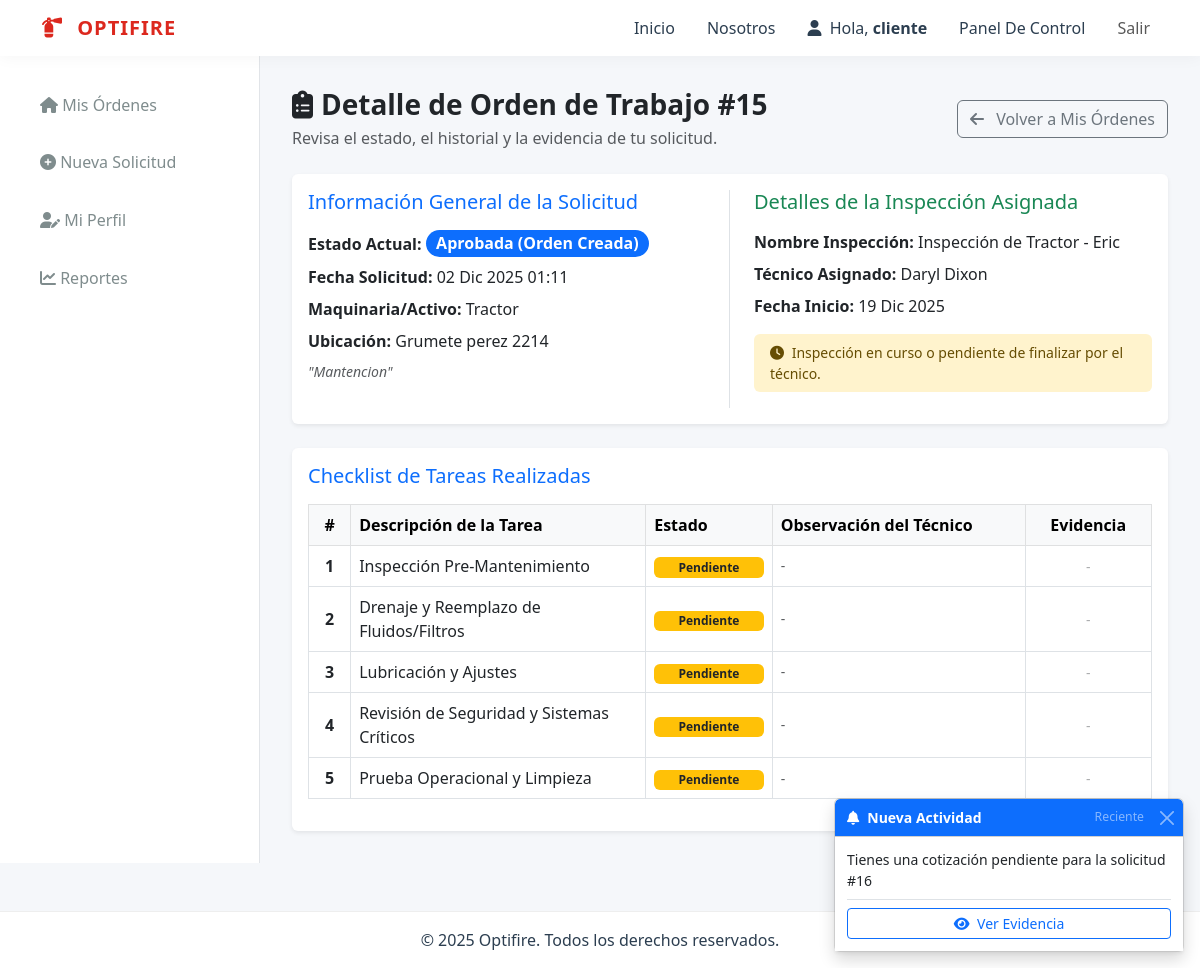
Page /usuarios/solicitud/detalle/15/ (signed in) on the committed database.
### usuarios/models.py (models this page shows, shortened)
class SolicitudInspeccion(models.Model):
    cliente = models.ForeignKey(User, on_delete=models.CASCADE, related_name='solicitudes_enviadas')
    nombre_cliente = models.CharField(max_length=100)
    apellido_cliente = models.CharField(max_length=100, blank=True, null=True)
    direccion = models.CharField(max_length=255)
    telefono = models.CharField(max_length=20)
    maquinaria = models.TextField(verbose_name="Maquinaria / Servicio")
    observaciones_cliente = models.TextField(blank=True, null=True)
    monto_cotizacion = models.DecimalField(max_digits=10, decimal_places=0, null=True, blank=True)
    detalle_cotizacion = models.TextField(blank=True, null=True)
    tecnico_preasignado = models.ForeignKey(User, on_delete=models.SET_NULL, null=True, blank=True, related_name='solicitudes_preasignadas', limit_choices_to={'groups__name': Roles.TECNICO})
    plantilla_preasignada = models.ForeignKey(PlantillaInspeccion, on_delete=models.SET_NULL, null=True, blank=True, related_name='solicitudes_preasignadas')
    nombre_inspeccion_preasignado = models.CharField(max_length=200, blank=True, null=True)
    fecha_programada_preasignada = models.DateField(null=True, blank=True)
    fecha_programada = models.DateField(null=True, blank=True)
    fecha_solicitud = models.DateTimeField(auto_now_add=True)
    estado = models.CharField(
        max_length=20,
        choices=EstadoSolicitud.choices,
        default=EstadoSolicitud.PENDIENTE
    )
    motivo_rechazo = models.TextField(blank=True, null=True)

class Inspeccion(models.Model):
    solicitud = models.OneToOneField(
        SolicitudInspeccion,
        on_delete=models.CASCADE,
        related_name='inspeccion', # Nombre más corto y directo
        null=True, blank=True
    )
    tecnico = models.ForeignKey(
        User,
        on_delete=models.PROTECT,
        related_name='inspecciones_asignadas',
        limit_choices_to={'groups__name': Roles.TECNICO} # Solo permite elegir técnicos
    )
    plantilla_base = models.ForeignKey(PlantillaInspeccion, on_delete=models.SET_NULL, null=True, blank=True)
    nombre_inspeccion = models.CharField(max_length=200)
    fecha_creacion = models.DateTimeField(auto_now_add=True)
    fecha_programada = models.DateField(null=True, blank=True)
    fecha_finalizacion = models.DateTimeField(null=True, blank=True)
    comentarios_generales = models.TextField(blank=True, null=True)
    estado = models.CharField(
        max_length=20,
        default=EstadoInspeccion.ASIGNADA,
        choices=EstadoInspeccion.choices
    )
    class Meta:
        indexes = [
            models.Index(fields=['tecnico', 'estado']),
        ]

class TareaInspeccion(models.Model):
    inspeccion = models.ForeignKey(Inspeccion, on_delete=models.CASCADE, related_name='tareas')
    plantilla_tarea = models.ForeignKey(TareaPlantilla, on_delete=models.SET_NULL, null=True, blank=True)
    descripcion = models.CharField(max_length=255)
    observacion = models.TextField(blank=True, null=True)
    estado = models.CharField(
        max_length=10,
        choices=EstadoTarea.choices,
        default=EstadoTarea.PENDIENTE
    )
    descripcion = models.CharField(max_length=255, verbose_name="Punto de Control")
    imagen_evidencia = models.ImageField(
        upload_to='inspecciones/evidencias/',
        blank=True,
        null=True,
        verbose_name="Imagen de Evidencia"
    )
    estado = models.CharField(
        max_length=50,
        choices=EstadoTarea.choices,
        default=EstadoTarea.PENDIENTE,
        verbose_name= "Estado de la Tarea"
    )

class Notificacion(models.Model):
    usuario = models.ForeignKey(User, on_delete=models.CASCADE, related_name='notificaciones')
    mensaje = models.CharField(max_length=255)
    enlace = models.CharField(max_length=255, blank=True, null=True) # Para ir a ver la foto
    leido = models.BooleanField(default=False)
    fecha_creacion = models.DateTimeField(auto_now_add=True)

### usuarios/views.py (the view)
# urls.py: path('solicitud/detalle/<int:pk>/', views.detalle_orden, name='detalle_orden'),
@login_required
@user_passes_test(is_cliente)
def detalle_orden(request, pk):
    solicitud = get_object_or_404(SolicitudInspeccion, pk=pk, cliente=request.user)
    try:
        inspeccion = solicitud.inspeccion
        tareas = inspeccion.tareas.all()
    except:
        inspeccion = None
        tareas = None
    return render(request, 'dashboards/cliente/detalle_orden.html', {
        'solicitud': solicitud,
        'inspeccion': inspeccion,
        'tareas': tareas
    })

### templates/dashboards/cliente/detalle_orden.html (shortened to what this page needs)
{% extends "base_dashboard.html" %}
{% load static %}
{% block dashboard_menu %}
    {% include "includes/cliente_menu.html" %}
{% endblock dashboard_menu %}
{% block dashboard_content %}
<div class="container-fluid px-0">
    <div class="d-flex justify-content-between align-items-center mb-4">
        <div>
            <h1 class="h3 text-dark fw-bold mb-1">
                <i class="fas fa-clipboard-list me-2"></i>Detalle de Orden de Trabajo #{{ solicitud.id }}
            </h1>
            <p class="text-muted mb-0">Revisa el estado, el historial y la evidencia de tu solicitud.</p>
        </div>
        <a href="{% url 'dashboard_cliente' %}" class="btn btn-outline-secondary">
            <i class="fas fa-arrow-left me-2"></i> Volver a Mis Órdenes
        </a>
    </div>
    <div class="card shadow-sm border-0 mb-4">
        <div class="card-body">
            <div class="row">
                <div class="col-md-6 border-end">
                    <h5 class="text-primary mb-3">Información General de la Solicitud</h5>
                    <p class="mb-2"><strong>Estado Actual:</strong>
                        <span class="badge rounded-pill fs-6
                            {% if solicitud.estado == 'PENDIENTE' %} bg-warning text-dark
                            {% elif solicitud.estado == 'APROBADA' %} bg-primary
                            {% elif solicitud.estado == 'COMPLETADA' %} bg-success
                            {% elif solicitud.estado == 'RECHAZADA' %} bg-danger
                            {% else %} bg-secondary {% endif %}">
                            {{ solicitud.get_estado_display }}
                        </span>
                    </p>
                    <p class="mb-2"><strong>Fecha Solicitud:</strong> {{ solicitud.fecha_solicitud|date:"d M Y H:i" }}</p>
                    <p class="mb-2"><strong>Maquinaria/Activo:</strong> {{ solicitud.maquinaria }}</p>
                    <p class="mb-2"><strong>Ubicación:</strong> {{ solicitud.direccion }}</p>
                    {% if solicitud.observaciones_cliente %}
                        <p class="mb-0 text-muted small fst-italic">"{{ solicitud.observaciones_cliente }}"</p>
                    {% endif %}
                </div>
                <div class="col-md-6 ps-md-4">
                    <h5 class="text-success mb-3">Detalles de la Inspección Asignada</h5>
                    {% if inspeccion %}
                        <p class="mb-2"><strong>Nombre Inspección:</strong> {{ inspeccion.nombre_inspeccion }}</p>
                        <p class="mb-2"><strong>Técnico Asignado:</strong> {{ inspeccion.tecnico.get_full_name|default:inspeccion.tecnico.username }}</p>
                        <p class="mb-2"><strong>Fecha Inicio:</strong>
                            {% if inspeccion.fecha_programada %}
                                {{ inspeccion.fecha_programada|date:"d M Y" }}
                            {% else %}
                                <span class="text-muted">Por definir</span>
                            {% endif %}
                        </p>
                        {% if inspeccion.estado != 'COMPLETADA' %}
                            <div class="alert alert-warning py-2 px-3 mt-3 border-0 small">
                                <i class="fas fa-clock me-1"></i> Inspección en curso o pendiente de finalizar por el técnico.
                            </div>
                        {% else %}
                            <div class="alert alert-success py-2 px-3 mt-3 border-0 small">
                                <i class="fas fa-check-circle me-1"></i> Inspección finalizada el {{ inspeccion.fecha_finalizacion|date:"d M Y" }}.
                            </div>
                        {% endif %}
                    {% else %}
                        <div class="alert alert-info border-0">
                            <i class="fas fa-info-circle me-2"></i> Aún no se ha asignado una inspección técnica a esta solicitud.
                        </div>
                    {% endif %}
                </div>
            </div>
        </div>
    </div>
    {% if tareas %}
    <div class="card shadow-sm border-0">
        <div class="card-body">
            <h5 class="text-primary mb-3">Checklist de Tareas Realizadas</h5>
            <div class="table-responsive">
                <table class="table table-bordered table-hover align-middle">
                    <thead class="table-light">
                        <tr>
                            <th width="5%" class="text-center">#</th>
                            <th width="35%">Descripción de la Tarea</th>
                            <th width="15%">Estado</th>
                            <th width="30%">Observación del Técnico</th>
                            <th width="15%" class="text-center">Evidencia</th>
                        </tr>
                    </thead>
                    <tbody>
                        {% for tarea in tareas %}
                        <tr>
                            <td class="text-center fw-bold">{{ forloop.counter }}</td>
                            <td>{{ tarea.descripcion }}</td>
                            <td>
                                {% if tarea.estado == 'B' %}
                                    <span class="badge bg-success w-100">Bueno</span>
                                {% elif tarea.estado == 'M' %}
                                    <span class="badge bg-danger w-100">Malo</span>
                                {% elif tarea.estado == 'N/A' %}
                                    <span class="badge bg-secondary w-100">N/A</span>
                                {% else %}
                                    <span class="badge bg-warning text-dark w-100">Pendiente</span>
                                {% endif %}
                            </td>
                            <td class="small text-muted">{{ tarea.observacion|default:"-" }}</td>
                            <td class="text-center">
                                {% if tarea.imagen_evidencia %}
                                    <a href="{{ tarea.imagen_evidencia.url }}" target="_blank" class="btn btn-sm btn-outline-primary fw-bold">
                                        <i class="fas fa-image me-1"></i> Ver Foto
                                    </a>
                                {% else %}
                                    <span class="text-muted small opacity-50">-</span>
                                {% endif %}
                            </td>
                        </tr>
                        {% endfor %}
                    </tbody>
                </table>
            </div>
        </div>
    </div>
    {% endif %}
</div>
{% endblock dashboard_content %}

### templates/base_dashboard.html (shortened to what this page needs)
{% extends "base.html" %}
{% block content %}
<div class="dashboard-wrapper">
    <nav class="sidebar">
       {% block dashboard_menu %}{% endblock %}
    </nav>
    <div class="dashboard-content">
       {% block dashboard_content %}{% endblock %}
    </div>
</div>
<div class="toast-container position-fixed bottom-0 end-0 p-3" style="z-index: 1100;">
    {% if mis_notificaciones %}
        {% for notif in mis_notificaciones %}
            <div class="toast show" role="alert" aria-live="assertive" aria-atomic="true" data-bs-autohide="false">
                <div class="toast-header bg-primary text-white">
                    <i class="fas fa-bell me-2"></i>
                    <strong class="me-auto">Nueva Actividad</strong>
                    <small class="text-white-50">Reciente</small>
                    <button type="button" class="btn-close btn-close-white" data-bs-dismiss="toast" aria-label="Close" onclick="marcarLeido({{ notif.id }})"></button>
                </div>
                <div class="toast-body bg-white text-dark shadow-sm">
                    {{ notif.mensaje }}
                    {% if notif.enlace %}
                        <div class="mt-2 pt-2 border-top">
                            <a href="{{ notif.enlace }}" class="btn btn-sm btn-outline-primary w-100" onclick="marcarLeido({{ notif.id }})">
                                <i class="fas fa-eye me-1"></i> Ver Evidencia
                            </a>
                        </div>
                    {% endif %}
                </div>
            </div>
        {% endfor %}
    {% endif %}
</div>
{% endblock %}

### templates/base.html (shortened to what this page needs)
{% load static %}
<!DOCTYPE html>
<html lang="es">
<head>
    <link href="https://cdn.jsdelivr.net/npm/bootstrap@5.3.0/dist/css/bootstrap.min.css" rel="stylesheet">
    <link rel="stylesheet" href="https://cdnjs.cloudflare.com/ajax/libs/font-awesome/6.5.2/css/all.min.css">
    <link rel="stylesheet" href="{% static 'css/style.css' %}">
</head>
<body>
    <nav class="navbar navbar-expand-lg navbar-custom sticky-top">
      <div class="container">
        <a class="navbar-brand navbar-brand-text" href="/">
            <i class="fa-solid fa-fire-extinguisher me-2"></i> OPTIFIRE
        </a>
        <div class="collapse navbar-collapse" id="navbarNav">
          <ul class="navbar-nav ms-auto">
            <li class="nav-item"><a class="nav-link nav-link-custom" href="/">Inicio</a></li>
            <li class="nav-item"><a class="nav-link nav-link-custom" href="/nosotros/">Nosotros</a></li>
            {% if user.is_authenticated %}
                <li class="nav-item">
                  <span class="nav-link nav-link-custom me-2">
                    <i class="fa-solid fa-user me-1"></i> Hola, <span class="fw-bold">{{ user.first_name|default:user.username }}</span>
                  </span>
                </li>
                <li class="nav-item">
                    <a class="nav-link nav-link-custom" href="{% url 'dashboard' %}">Panel De Control</a>
                </li>
                <li class="nav-item">
                  <a class="nav-link btn btn-sm btn-outline-dark ms-2" href="{% url 'logout' %}">Salir</a>
                </li>
            {% else %}
                <li class="nav-item">
                    <a class="nav-link btn btn-brand ms-2 text-white" href="{% url 'login' %}">Iniciar Sesión</a>
                </li>
            {% endif %}
          </ul>
        </div>
      </div>
    </nav>
    <main>
        {% block content %}
        {% endblock %}
    </main>
    <footer class="footer-custom mt-5 py-3">
        <div class="container text-center">
            <p class="mb-0">&copy; 2025 Optifire. Todos los derechos reservados.</p>
        </div>
    </footer>
</body>
</html>

### rows in the picture
SolicitudInspeccion: id "15", estado "Aprobada (Orden Creada)", fecha_solicitud "02 Dic 2025 01:11", maquinaria "Tractor", direccion "Grumete perez 2214", observaciones_cliente "Mantencion"
Inspeccion: nombre_inspeccion "Inspección de Tractor - Eric", tecnico.get_full_name "Daryl Dixon", fecha_programada "19 Dic 2025"
TareaInspeccion: descripcion "Inspección Pre-Mantenimiento", estado "Pendiente", observacion "-"
TareaInspeccion: descripcion "Drenaje y Reemplazo de Fluidos/Filtros", estado "Pendiente", observacion "-"
TareaInspeccion: descripcion "Lubricación y Ajustes", estado "Pendiente", observacion "-"
TareaInspeccion: descripcion "Revisión de Seguridad y Sistemas Críticos", estado "Pendiente", observacion "-"
TareaInspeccion: descripcion "Prueba Operacional y Limpieza", estado "Pendiente", observacion "-"
Notificacion: mensaje "Tienes una cotización pendiente para la solicitud #16"

### other values in the picture
{{ user.first_name|default:user.username }} "cliente"
